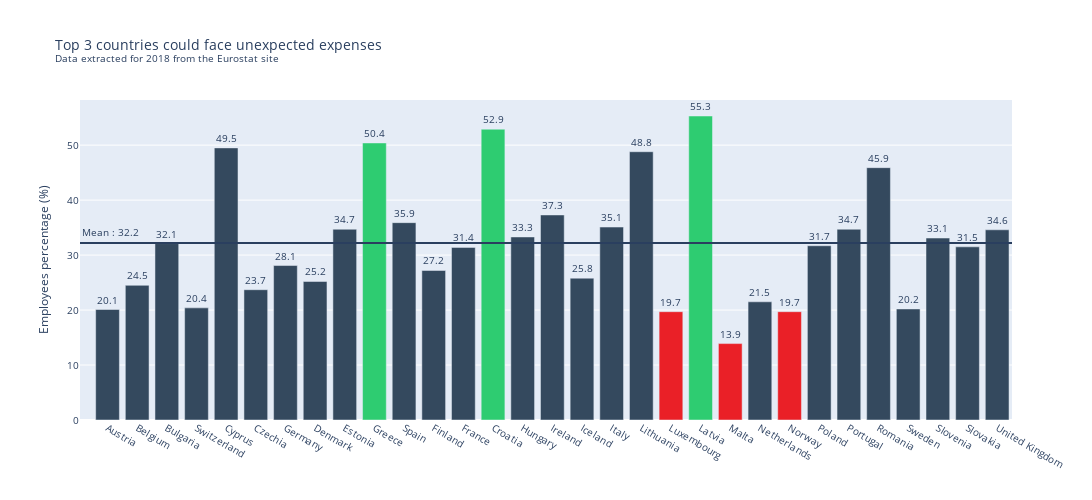

The cell this chart's notebook holds for it:
### Code cell
plot_data_barplot_tops(inputed_data, "INABILITY_UNEXPECTED_EXPENSES", "Top 3 countries could face unexpected expenses<br><sup>Data extracted for 2018 from the Eurostat site</sup>",'Employees percentage (%)','rgb(52, 73, 94)')

### Figure 1 — Plotly figure (JSON) as saved in the notebook; plotly's stock layout.template omitted (floating-point values rounded to 4 significant figures)
{"data": [{"marker": {"color": ["rgb(52, 73, 94)", "rgb(52, 73, 94)", "rgb(52, 73, 94)", "rgb(52, 73, 94)", "rgb(52, 73, 94)", "rgb(52, 73, 94)", "rgb(52, 73, 94)", "rgb(52, 73, 94)", "rgb(52, 73, 94)", "rgb(46, 204, 113)", "rgb(52, 73, 94)", "rgb(52, 73, 94)", "rgb(52, 73, 94)", "rgb(46, 204, 113)", "rgb(52, 73, 94)", "rgb(52, 73, 94)", "rgb(52, 73, 94)", "rgb(52, 73, 94)", "rgb(52, 73, 94)", "rgb(234, 32, 39)", "rgb(46, 204, 113)", "rgb(234, 32, 39)", "rgb(52, 73, 94)", "rgb(234, 32, 39)", "rgb(52, 73, 94)", "rgb(52, 73, 94)", "rgb(52, 73, 94)", "rgb(52, 73, 94)", "rgb(52, 73, 94)", "rgb(52, 73, 94)", "rgb(52, 73, 94)"]}, "text": [20.1, 24.5, 32.1, 20.4, 49.5, 23.7, 28.1, 25.2, 34.7, 50.4, 35.9, 27.2, 31.4, 52.9, 33.3, 37.3, 25.8, 35.1, 48.8, 19.7, 55.3, 13.9, 21.5, 19.7, 31.7, 34.7, 45.9, 20.2, 33.1, 31.5, 34.6], "textposition": "outside", "type": "bar", "x": ["Austria", "Belgium", "Bulgaria", "Switzerland", "Cyprus", "Czechia", "Germany", "Denmark", "Estonia", "Greece", "Spain", "Finland", "France", "Croatia", "Hungary", "Ireland", "Iceland", "Italy", "Lithuania", "Luxembourg", "Latvia", "Malta", "Netherlands", "Norway", "Poland", "Portugal", "Romania", "Sweden", "Slovenia", "Slovakia", "United Kingdom"], "y": [20.1, 24.5, 32.1, 20.4, 49.5, 23.7, 28.1, 25.2, 34.7, 50.4, 35.9, 27.2, 31.4, 52.9, 33.3, 37.3, 25.8, 35.1, 48.8, 19.7, 55.3, 13.9, 21.5, 19.7, 31.7, 34.7, 45.9, 20.2, 33.1, 31.5, 34.6]}], "layout": {"annotations": [{"showarrow": false, "text": "Mean : 32.2", "x": 0.1, "y": 34.13}], "autosize": false, "font": {"size": 10}, "height": 500, "shapes": [{"type": "line", "x0": 0, "x1": 1, "xref": "x domain", "y0": 32.2, "y1": 32.2, "yref": "y"}], "title": {"text": "Top 3 countries could face unexpected expenses<br><sup>Data extracted for 2018 from the Eurostat site</sup>"}, "width": 1100, "yaxis": {"title": {"text": "Employees percentage (%)"}}}}
